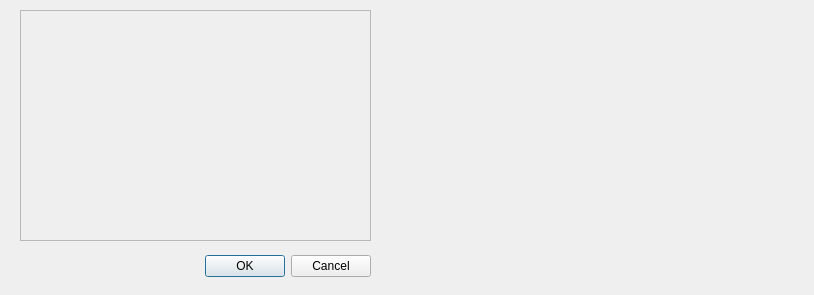
<?xml version="1.0" encoding="UTF-8"?>
<ui version="4.0">
 <class>Dialog</class>
 <widget class="QDialog" name="Dialog">
  <property name="geometry">
   <rect>
    <x>0</x>
    <y>0</y>
    <width>814</width>
    <height>295</height>
   </rect>
  </property>
  <property name="windowTitle">
   <string>Dialog</string>
  </property>
  <widget class="QWidget" name="layoutWidget">
   <property name="geometry">
    <rect>
     <x>20</x>
     <y>250</y>
     <width>351</width>
     <height>33</height>
    </rect>
   </property>
   <layout class="QHBoxLayout">
    <property name="spacing">
     <number>6</number>
    </property>
    <property name="margin">
     <number>0</number>
    </property>
    <item>
     <spacer>
      <property name="orientation">
       <enum>Qt::Horizontal</enum>
      </property>
      <property name="sizeHint" stdset="0">
       <size>
        <width>131</width>
        <height>31</height>
       </size>
      </property>
     </spacer>
    </item>
    <item>
     <widget class="QPushButton" name="okButton">
      <property name="text">
       <string>OK</string>
      </property>
     </widget>
    </item>
    <item>
     <widget class="QPushButton" name="cancelButton">
      <property name="text">
       <string>Cancel</string>
      </property>
     </widget>
    </item>
   </layout>
  </widget>
  <widget class="QScrollArea" name="scrollAreaOpenGL">
   <property name="geometry">
    <rect>
     <x>20</x>
     <y>10</y>
     <width>351</width>
     <height>231</height>
    </rect>
   </property>
   <property name="minimumSize">
    <size>
     <width>100</width>
     <height>100</height>
    </size>
   </property>
   <property name="mouseTracking">
    <bool>false</bool>
   </property>
   <property name="widgetResizable">
    <bool>true</bool>
   </property>
   <property name="alignment">
    <set>Qt::AlignLeading|Qt::AlignLeft|Qt::AlignTop</set>
   </property>
   <widget class="QWidget" name="scrollAreaWidgetContents">
    <property name="geometry">
     <rect>
      <x>0</x>
      <y>0</y>
      <width>349</width>
      <height>229</height>
     </rect>
    </property>
   </widget>
  </widget>
 </widget>
 <resources/>
 <connections>
  <connection>
   <sender>okButton</sender>
   <signal>clicked()</signal>
   <receiver>Dialog</receiver>
   <slot>accept()</slot>
   <hints>
    <hint type="sourcelabel">
     <x>278</x>
     <y>253</y>
    </hint>
    <hint type="destinationlabel">
     <x>96</x>
     <y>254</y>
    </hint>
   </hints>
  </connection>
  <connection>
   <sender>cancelButton</sender>
   <signal>clicked()</signal>
   <receiver>Dialog</receiver>
   <slot>reject()</slot>
   <hints>
    <hint type="sourcelabel">
     <x>369</x>
     <y>253</y>
    </hint>
    <hint type="destinationlabel">
     <x>179</x>
     <y>282</y>
    </hint>
   </hints>
  </connection>
 </connections>
</ui>
